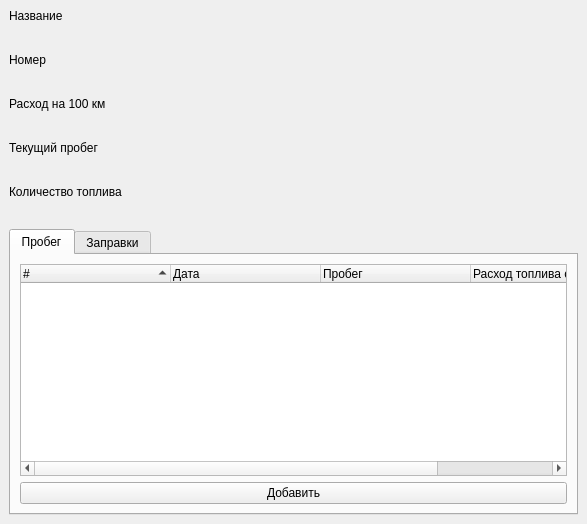
<?xml version="1.0" encoding="UTF-8"?>
<ui version="4.0">
 <class>InfoWindow</class>
 <widget class="QMainWindow" name="InfoWindow">
  <property name="windowModality">
   <enum>Qt::ApplicationModal</enum>
  </property>
  <property name="geometry">
   <rect>
    <x>0</x>
    <y>0</y>
    <width>587</width>
    <height>524</height>
   </rect>
  </property>
  <property name="windowTitle">
   <string>Информация о технике</string>
  </property>
  <property name="windowIcon">
   <iconset>
    <normaloff>C:/Users/dimab/Downloads/gas_station.ico</normaloff>C:/Users/dimab/Downloads/gas_station.ico</iconset>
  </property>
  <widget class="QWidget" name="centralwidget">
   <layout class="QVBoxLayout" name="verticalLayout">
    <item>
     <widget class="QLabel" name="label">
      <property name="text">
       <string>Название</string>
      </property>
     </widget>
    </item>
    <item>
     <widget class="QLabel" name="nameLabel">
      <property name="font">
       <font>
        <pointsize>12</pointsize>
        <weight>75</weight>
        <bold>true</bold>
       </font>
      </property>
      <property name="text">
       <string/>
      </property>
     </widget>
    </item>
    <item>
     <widget class="QLabel" name="label_2">
      <property name="text">
       <string>Номер</string>
      </property>
     </widget>
    </item>
    <item>
     <widget class="QLabel" name="numberLabel">
      <property name="font">
       <font>
        <pointsize>12</pointsize>
        <weight>75</weight>
        <bold>true</bold>
       </font>
      </property>
      <property name="text">
       <string/>
      </property>
     </widget>
    </item>
    <item>
     <widget class="QLabel" name="label_5">
      <property name="text">
       <string>Расход на 100 км</string>
      </property>
     </widget>
    </item>
    <item>
     <widget class="QLabel" name="consLabel">
      <property name="font">
       <font>
        <pointsize>12</pointsize>
        <weight>75</weight>
        <bold>true</bold>
       </font>
      </property>
      <property name="text">
       <string/>
      </property>
     </widget>
    </item>
    <item>
     <widget class="QLabel" name="label_3">
      <property name="text">
       <string>Текущий пробег</string>
      </property>
     </widget>
    </item>
    <item>
     <widget class="QLabel" name="mileageLabel">
      <property name="font">
       <font>
        <pointsize>12</pointsize>
        <weight>75</weight>
        <bold>true</bold>
       </font>
      </property>
      <property name="text">
       <string/>
      </property>
     </widget>
    </item>
    <item>
     <widget class="QLabel" name="label_4">
      <property name="text">
       <string>Количество топлива</string>
      </property>
     </widget>
    </item>
    <item>
     <widget class="QLabel" name="oilLabel">
      <property name="font">
       <font>
        <pointsize>12</pointsize>
        <weight>75</weight>
        <bold>true</bold>
       </font>
      </property>
      <property name="text">
       <string/>
      </property>
     </widget>
    </item>
    <item>
     <widget class="QTabWidget" name="tabWidget">
      <property name="contextMenuPolicy">
       <enum>Qt::DefaultContextMenu</enum>
      </property>
      <property name="currentIndex">
       <number>0</number>
      </property>
      <widget class="QWidget" name="milTab">
       <attribute name="title">
        <string>Пробег</string>
       </attribute>
       <layout class="QVBoxLayout" name="verticalLayout_2">
        <item>
         <widget class="QTreeWidget" name="milList">
          <property name="contextMenuPolicy">
           <enum>Qt::ActionsContextMenu</enum>
          </property>
          <property name="indentation">
           <number>0</number>
          </property>
          <property name="sortingEnabled">
           <bool>true</bool>
          </property>
          <attribute name="headerCascadingSectionResizes">
           <bool>true</bool>
          </attribute>
          <attribute name="headerDefaultSectionSize">
           <number>150</number>
          </attribute>
          <attribute name="headerHighlightSections">
           <bool>true</bool>
          </attribute>
          <attribute name="headerMinimumSectionSize">
           <number>70</number>
          </attribute>
          <attribute name="headerStretchLastSection">
           <bool>false</bool>
          </attribute>
          <column>
           <property name="text">
            <string>#</string>
           </property>
          </column>
          <column>
           <property name="text">
            <string>Дата</string>
           </property>
          </column>
          <column>
           <property name="text">
            <string>Пробег</string>
           </property>
          </column>
          <column>
           <property name="text">
            <string>Расход топлива с прошлого измерения</string>
           </property>
          </column>
          <column>
           <property name="text">
            <string>Остаток топлива</string>
           </property>
          </column>
         </widget>
        </item>
        <item>
         <widget class="QPushButton" name="milButton">
          <property name="text">
           <string>Добавить</string>
          </property>
         </widget>
        </item>
       </layout>
      </widget>
      <widget class="QWidget" name="fillTab">
       <attribute name="title">
        <string>Заправки</string>
       </attribute>
       <layout class="QVBoxLayout" name="verticalLayout_3">
        <item>
         <widget class="QTreeWidget" name="fillList">
          <property name="contextMenuPolicy">
           <enum>Qt::ActionsContextMenu</enum>
          </property>
          <property name="indentation">
           <number>0</number>
          </property>
          <property name="sortingEnabled">
           <bool>true</bool>
          </property>
          <attribute name="headerHighlightSections">
           <bool>true</bool>
          </attribute>
          <attribute name="headerStretchLastSection">
           <bool>false</bool>
          </attribute>
          <column>
           <property name="text">
            <string>#</string>
           </property>
          </column>
          <column>
           <property name="text">
            <string>Дата</string>
           </property>
          </column>
          <column>
           <property name="text">
            <string>Количество</string>
           </property>
          </column>
          <column>
           <property name="text">
            <string>Остаток топлива</string>
           </property>
          </column>
         </widget>
        </item>
        <item>
         <widget class="QPushButton" name="fillButton">
          <property name="text">
           <string>Добавить</string>
          </property>
         </widget>
        </item>
       </layout>
      </widget>
     </widget>
    </item>
   </layout>
  </widget>
 </widget>
 <resources/>
 <connections/>
</ui>
